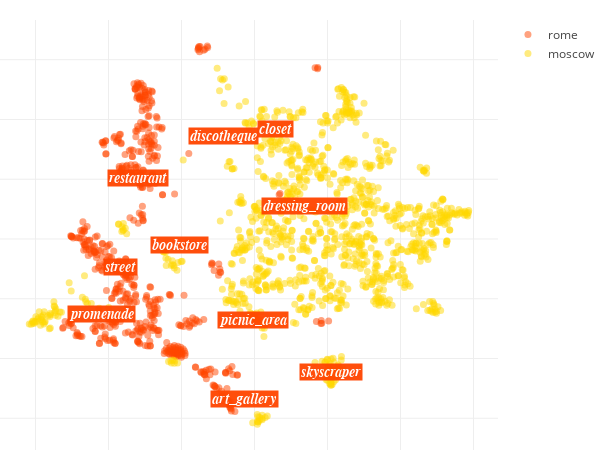

The code cell stored with this chart in its notebook:
### Code cell
locations_scatter(city_data, opposite_city_data)

### Figure 1 — Plotly figure (JSON) as saved in the notebook; plotly's stock layout.template omitted (floating-point values rounded to 4 significant figures; data arrays with more than 128 entries replaced by an {"elided": "..."} marker saying what was removed)
{"data": [{"hoverinfo": "text", "marker": {"color": "orangered", "opacity": 0.5, "size": 7}, "mode": "markers", "name": "rome", "text": {"elided": "574 str values"}, "type": "scatter", "uid": "d8b21312-3c32-11e9-bbff-3c15c2cf2370", "x": {"elided": "574 float values"}, "y": {"elided": "574 float values"}}, {"hoverinfo": "text", "marker": {"color": "gold", "opacity": 0.5, "size": 7}, "mode": "markers", "name": "moscow", "text": {"elided": "1125 str values"}, "type": "scatter", "uid": "d8b2219a-3c32-11e9-8e89-3c15c2cf2370", "x": {"elided": "1125 float values"}, "y": {"elided": "1125 float values"}}], "layout": {"annotations": [{"bgcolor": "orangered", "font": {"color": "white", "family": "arial", "size": 14}, "opacity": 0.95, "showarrow": false, "text": "<i><b>restaurant", "x": -31.86, "xanchor": "center", "y": 20.33}, {"bgcolor": "orangered", "font": {"color": "white", "family": "arial", "size": 14}, "opacity": 0.95, "showarrow": false, "text": "<i><b>street", "x": -36.6, "xanchor": "center", "y": -9.393}, {"bgcolor": "orangered", "font": {"color": "white", "family": "arial", "size": 14}, "opacity": 0.95, "showarrow": false, "text": "<i><b>discotheque", "x": -8.374, "xanchor": "center", "y": 34.35}, {"bgcolor": "orangered", "font": {"color": "white", "family": "arial", "size": 14}, "opacity": 0.95, "showarrow": false, "text": "<i><b>promenade", "x": -41.95, "xanchor": "center", "y": -25.01}, {"bgcolor": "orangered", "font": {"color": "white", "family": "arial", "size": 14}, "opacity": 0.95, "showarrow": false, "text": "<i><b>art_gallery", "x": -2.72, "xanchor": "center", "y": -53.49}, {"bgcolor": "orangered", "font": {"color": "white", "family": "arial", "size": 14}, "opacity": 0.95, "showarrow": false, "text": "<i><b>dressing_room", "x": 13.72, "xanchor": "center", "y": 10.96}, {"bgcolor": "orangered", "font": {"color": "white", "family": "arial", "size": 14}, "opacity": 0.95, "showarrow": false, "text": "<i><b>picnic_area", "x": -0.3646, "xanchor": "center", "y": -27.2}, {"bgcolor": "orangered", "font": {"color": "white", "family": "arial", "size": 14}, "opacity": 0.95, "showarrow": false, "text": "<i><b>skyscraper", "x": 20.86, "xanchor": "center", "y": -44.68}, {"bgcolor": "orangered", "font": {"color": "white", "family": "arial", "size": 14}, "opacity": 0.95, "showarrow": false, "text": "<i><b>bookstore", "x": -20.62, "xanchor": "center", "y": -1.892}, {"bgcolor": "orangered", "font": {"color": "white", "family": "arial", "size": 14}, "opacity": 0.95, "showarrow": false, "text": "<i><b>closet", "x": 5.652, "xanchor": "center", "y": 36.92}], "height": 450, "hovermode": "closest", "margin": {"b": 0, "l": 0, "r": 30, "t": 20}, "width": 600, "xaxis": {"showticklabels": false, "zeroline": false}, "yaxis": {"showticklabels": false, "zeroline": false}}}
